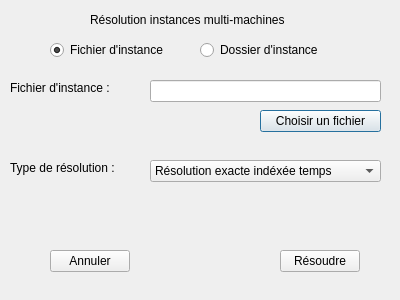
<?xml version="1.0" encoding="UTF-8"?>
<ui version="4.0">
 <class>ResolveInstance</class>
 <widget class="QDialog" name="ResolveInstance">
  <property name="geometry">
   <rect>
    <x>0</x>
    <y>0</y>
    <width>400</width>
    <height>300</height>
   </rect>
  </property>
  <property name="windowTitle">
   <string>Dialog</string>
  </property>
  <widget class="QLabel" name="titleLabel">
   <property name="geometry">
    <rect>
     <x>90</x>
     <y>10</y>
     <width>231</width>
     <height>20</height>
    </rect>
   </property>
   <property name="text">
    <string>Résolution instances multi-machines</string>
   </property>
  </widget>
  <widget class="QLabel" name="fichierInstanceLabel">
   <property name="geometry">
    <rect>
     <x>10</x>
     <y>80</y>
     <width>121</width>
     <height>16</height>
    </rect>
   </property>
   <property name="text">
    <string>Fichier d'instance :</string>
   </property>
  </widget>
  <widget class="QLabel" name="typeResolutionLabel">
   <property name="geometry">
    <rect>
     <x>10</x>
     <y>160</y>
     <width>121</width>
     <height>16</height>
    </rect>
   </property>
   <property name="text">
    <string>Type de résolution :</string>
   </property>
  </widget>
  <widget class="QComboBox" name="typeResolutionComboBox">
   <property name="geometry">
    <rect>
     <x>150</x>
     <y>160</y>
     <width>231</width>
     <height>22</height>
    </rect>
   </property>
   <item>
    <property name="text">
     <string>Résolution exacte indéxée temps</string>
    </property>
   </item>
   <item>
    <property name="text">
     <string>Résolution exacte indéxée jobs</string>
    </property>
   </item>
   <item>
    <property name="text">
     <string>Méthode heuristiques</string>
    </property>
   </item>
  </widget>
  <widget class="QLineEdit" name="choisirFichierLineEdit">
   <property name="geometry">
    <rect>
     <x>150</x>
     <y>80</y>
     <width>231</width>
     <height>22</height>
    </rect>
   </property>
  </widget>
  <widget class="QPushButton" name="choisirFichierPushButton">
   <property name="geometry">
    <rect>
     <x>260</x>
     <y>110</y>
     <width>121</width>
     <height>22</height>
    </rect>
   </property>
   <property name="text">
    <string>Choisir un fichier</string>
   </property>
  </widget>
  <widget class="QPushButton" name="validerPushButton">
   <property name="geometry">
    <rect>
     <x>280</x>
     <y>250</y>
     <width>80</width>
     <height>22</height>
    </rect>
   </property>
   <property name="text">
    <string>Résoudre</string>
   </property>
  </widget>
  <widget class="QPushButton" name="annulerPushButton">
   <property name="geometry">
    <rect>
     <x>50</x>
     <y>250</y>
     <width>80</width>
     <height>22</height>
    </rect>
   </property>
   <property name="text">
    <string>Annuler</string>
   </property>
  </widget>
  <widget class="QRadioButton" name="fichierRadioButton">
   <property name="geometry">
    <rect>
     <x>50</x>
     <y>40</y>
     <width>131</width>
     <height>20</height>
    </rect>
   </property>
   <property name="text">
    <string>Fichier d'instance</string>
   </property>
   <property name="checked">
    <bool>true</bool>
   </property>
  </widget>
  <widget class="QRadioButton" name="dossierRadioButton">
   <property name="geometry">
    <rect>
     <x>200</x>
     <y>40</y>
     <width>131</width>
     <height>20</height>
    </rect>
   </property>
   <property name="text">
    <string>Dossier d'instance</string>
   </property>
  </widget>
 </widget>
 <resources/>
 <connections/>
</ui>
